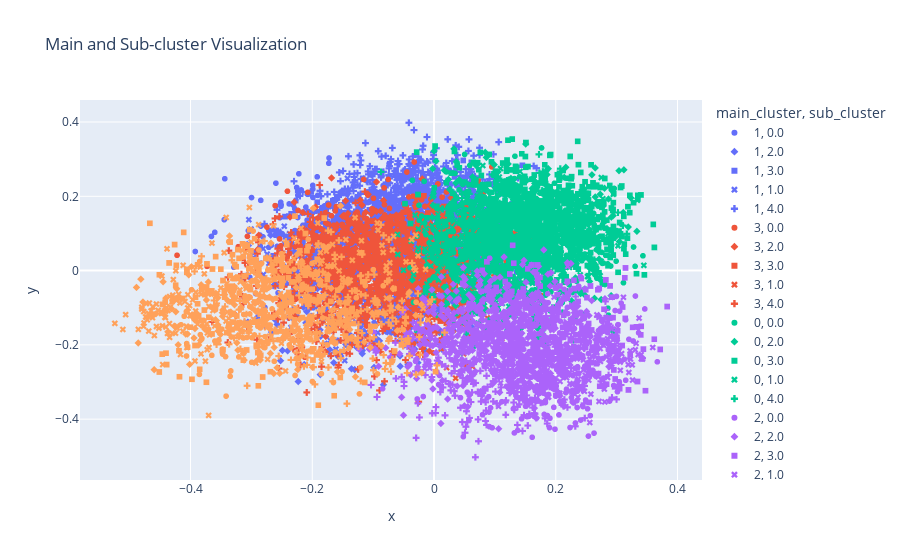

Write notebook code for a chart like this one.
### Code cell
import pandas as pd
import tensorflow_hub as hub
from sentence_transformers import SentenceTransformer
from sklearn.decomposition import PCA
from sklearn.cluster import KMeans
import plotly.express as px
import numpy as np

# Load your scraped data
data = pd.read_json('articles.json')
data["text"] = data["title"] + " " + data["summary"]  # Combining title and summary for embedding

# Load embedding model (choose one: USE or Sentence Transformer)
module_url = "https://tfhub.dev/google/universal-sentence-encoder/4"
model_use = hub.load(module_url)
model_st = SentenceTransformer('all-mpnet-base-v2')  # Sentence Transformer alternative

def embed_text(text_data, model, model_type):
    if model_type == 'use':
        return model(text_data).numpy()
    elif model_type == 'sentence transformer':
        return model.encode(text_data)

# Generate embeddings using Universal Sentence Encoder
embeddings = embed_text(list(data['text']), model_use, 'use')

# Perform clustering
n_main_clusters = 5
kmeans_main = KMeans(n_clusters=n_main_clusters, random_state=42)
data['main_cluster'] = kmeans_main.fit_predict(embeddings)

# Sub-clustering within each main cluster
n_sub_clusters = 5  # Define sub-clusters per main cluster
sub_clusters = []

for main_cluster_id in range(n_main_clusters):
    # Select the articles in the main cluster
    main_cluster_data = embeddings[data['main_cluster'] == main_cluster_id]
    kmeans_sub = KMeans(n_clusters=n_sub_clusters, random_state=42)
    sub_cluster_labels = kmeans_sub.fit_predict(main_cluster_data)
    
    # Assign sub-cluster labels
    data.loc[data['main_cluster'] == main_cluster_id, 'sub_cluster'] = sub_cluster_labels

# Save data with new cluster columns to JSON
data.to_json('articles_with_clusters.json', orient='records')

# Prepare DataFrame for Plotly
pca = PCA(n_components=2)
reduced_embeddings = pca.fit_transform(embeddings)

# Create DataFrame for Plotly
df_plot = pd.DataFrame(reduced_embeddings, columns=['x', 'y'])
df_plot['main_cluster'] = data['main_cluster'].astype(str)  # Convert to string for color mapping
df_plot['sub_cluster'] = data['sub_cluster'].astype(str)  # For marker mapping
df_plot['title'] = data['title']

# Plot using Plotly
fig = px.scatter(df_plot, x='x', y='y', color='main_cluster', symbol='sub_cluster', 
                 hover_data=['title'], title="Main and Sub-cluster Visualization")
fig.show()

### Figure 1 — Plotly figure (JSON) as saved in the notebook; plotly's stock layout.template omitted (floating-point values rounded to 4 significant figures; data arrays with more than 128 entries replaced by an {"elided": "..."} marker saying what was removed)
{"data": [{"customdata": {"elided": "768x1 str values"}, "hovertemplate": "main_cluster=1<br>sub_cluster=0.0<br>x=%{x}<br>y=%{y}<br>title=%{customdata[0]}<extra></extra>", "legendgroup": "1, 0.0", "marker": {"color": "#636efa", "symbol": "circle"}, "mode": "markers", "name": "1, 0.0", "showlegend": true, "type": "scattergl", "x": {"elided": "768 float values"}, "xaxis": "x", "y": {"elided": "768 float values"}, "yaxis": "y"}, {"customdata": {"elided": "539x1 str values"}, "hovertemplate": "main_cluster=1<br>sub_cluster=2.0<br>x=%{x}<br>y=%{y}<br>title=%{customdata[0]}<extra></extra>", "legendgroup": "1, 2.0", "marker": {"color": "#636efa", "symbol": "diamond"}, "mode": "markers", "name": "1, 2.0", "showlegend": true, "type": "scattergl", "x": {"elided": "539 float values"}, "xaxis": "x", "y": {"elided": "539 float values"}, "yaxis": "y"}, {"customdata": {"elided": "456x1 str values"}, "hovertemplate": "main_cluster=1<br>sub_cluster=3.0<br>x=%{x}<br>y=%{y}<br>title=%{customdata[0]}<extra></extra>", "legendgroup": "1, 3.0", "marker": {"color": "#636efa", "symbol": "square"}, "mode": "markers", "name": "1, 3.0", "showlegend": true, "type": "scattergl", "x": {"elided": "456 float values"}, "xaxis": "x", "y": {"elided": "456 float values"}, "yaxis": "y"}, {"customdata": {"elided": "334x1 str values"}, "hovertemplate": "main_cluster=1<br>sub_cluster=1.0<br>x=%{x}<br>y=%{y}<br>title=%{customdata[0]}<extra></extra>", "legendgroup": "1, 1.0", "marker": {"color": "#636efa", "symbol": "x"}, "mode": "markers", "name": "1, 1.0", "showlegend": true, "type": "scattergl", "x": {"elided": "334 float values"}, "xaxis": "x", "y": {"elided": "334 float values"}, "yaxis": "y"}, {"customdata": {"elided": "936x1 str values"}, "hovertemplate": "main_cluster=1<br>sub_cluster=4.0<br>x=%{x}<br>y=%{y}<br>title=%{customdata[0]}<extra></extra>", "legendgroup": "1, 4.0", "marker": {"color": "#636efa", "symbol": "cross"}, "mode": "markers", "name": "1, 4.0", "showlegend": true, "type": "scattergl", "x": {"elided": "936 float values"}, "xaxis": "x", "y": {"elided": "936 float values"}, "yaxis": "y"}, {"customdata": {"elided": "606x1 str values"}, "hovertemplate": "main_cluster=3<br>sub_cluster=0.0<br>x=%{x}<br>y=%{y}<br>title=%{customdata[0]}<extra></extra>", "legendgroup": "3, 0.0", "marker": {"color": "#EF553B", "symbol": "circle"}, "mode": "markers", "name": "3, 0.0", "showlegend": true, "type": "scattergl", "x": {"elided": "606 float values"}, "xaxis": "x", "y": {"elided": "606 float values"}, "yaxis": "y"}, {"customdata": {"elided": "281x1 str values"}, "hovertemplate": "main_cluster=3<br>sub_cluster=2.0<br>x=%{x}<br>y=%{y}<br>title=%{customdata[0]}<extra></extra>", "legendgroup": "3, 2.0", "marker": {"color": "#EF553B", "symbol": "diamond"}, "mode": "markers", "name": "3, 2.0", "showlegend": true, "type": "scattergl", "x": {"elided": "281 float values"}, "xaxis": "x", "y": {"elided": "281 float values"}, "yaxis": "y"}, {"customdata": {"elided": "164x1 str values"}, "hovertemplate": "main_cluster=3<br>sub_cluster=3.0<br>x=%{x}<br>y=%{y}<br>title=%{customdata[0]}<extra></extra>", "legendgroup": "3, 3.0", "marker": {"color": "#EF553B", "symbol": "square"}, "mode": "markers", "name": "3, 3.0", "showlegend": true, "type": "scattergl", "x": {"elided": "164 float values"}, "xaxis": "x", "y": {"elided": "164 float values"}, "yaxis": "y"}, {"customdata": [["Violences sexuelles au sein de l'Eglise : le Vatican pointe la mauvaise gestion et l'inaction des ecclésiastiques belges"], ["Claire Jonard, du Brabant Wallon au Vatican pour le synode : \"Il s’agit de changer les mentalités\""], ["Au terme d’un sommet au Vatican, l’Eglise catholique laisse \"ouverte\" la question de l’ordination des femmes comme diacres"], ["Les signalements de violences sexuelles au sein de l’Église en forte hausse"], ["La Table de Julien : trio de viandes en couscous"], ["Le pape François proclame 14 nouveaux \"saints\" dont les \"11 martyrs de Damas\""], ["Le porte-parole de l’Église catholique belge s’exprime sur les propos du Pape dans Le Grand Cactus"], ["Visite du pape François en Belgique : plus de 500 personnes demandent à être débaptisées à la suite de ses propos"], ["Le président ukrainien Volodymyr Zelensky demande au pape de l’aide pour rapatrier les Ukrainiens emprisonnés en Russie"], ["Alexander De Croo a invité le nonce apostolique à un entretien après les propos \"inacceptables\" du pape"], ["\"Un jour, une carte\" : créer un \"Vatican musulman\" en Albanie, est-ce réaliste ?"], ["Suite aux propos du pape, l’ancien ministre Rudy Demotte appelle les citoyens à se faire débaptiser, une démarche sans impact concret"], ["Le Pape ouvre un nouveau cycle de débats sur l’avenir de l’Église catholique"], ["Le pape François demande pardon pour les péchés au sein de l'Église"], ["Les médecins pratiquant l’avortement, des \"tueurs à gage\" pour le pape : \"Il se place en retrait de la démocratie\""], ["Le Cactus : Jérôme de Warzée imagine la réponse du pape aux récentes polémiques à son sujet"], ["Propos polémiques du pape sur l’avortement : \"Ce serait un personnage comme tout le monde, il pourrait être condamné\""], ["Visite papale : que savait la classe politique de ce qui allait se produire ?"], ["Qualifiés de \"tueurs à gages\" par le pape, les spécialistes de la santé dénoncent une \"ingérence dans nos politiques et nos lois\""], ["L’Église catholique de Belgique \"soutient l’interpellation que le pape lance\" sur l’avortement"], ["Débat : Le roi Baudouin en passe d’être béatifié pour sa position contre l’IVG"], ["Le Cactus : Jérôme de Warzée fait le bilan de la visite papale en Belgique"], ["Françoise Smets, rectrice de l’UCLouvain : \"Il était important que l’on exprime notre désaccord avec les propos du pape\""], ["Propos polémiques du pape : \"La religion, quelle qu’elle soit, n’a pas sa place dans la conduite de l’État\", réagit Georges-Louis Bouchez"], ["Les propos du pape sur l’avortement sont \"injurieux pour des médecins […] qui travaillent dans un cadre légal\", selon Gabriel Ringlet"], ["Le pape laisse derrière lui une impression de malaise"], ["Visite du pape François : immersion avec les services de sécurité"], ["Médecins pratiquant l’avortement qualifiés de \"tueurs à gage\": la conférence de presse choc du pape après sa visite en Belgique"], ["Le pape François en Belgique : François annonce qu’il va initier le processus de béatification du roi Baudouin"], ["Visite papale en Belgique : François \"demande à tous de ne pas couvrir les abus\" lors de la messe au stade Roi Baudouin"], ["Visite du pape : l’UCLouvain le remercie pour sa venue mais \"déplore les positions conservatrices exprimées\" (revoir notre direct)"], ["Le Centre d’action laïque qualifie les propos du pape sur l’avortement de \"provocation\" et interpelle le gouvernement"], ["Entre désillusion et espoir : les ressentis contrastés des victimes d’abus sexuels après leur rencontre avec le Pape"], ["Visite du pape en Belgique : à Koekelberg, le souverain pontife à nouveau interpellé sur les violences sexuelles"], ["On vous conseille 5 livres sur les croyances et les religions"], ["Bain de foule du pape François à Louvain : environ 6.000 personnes présentes, pas d'incidents majeurs, une action étouffée dans l'œuf"], ["\"Les violences sexuelles affaiblissent l’autorité morale de l’Église\", dit le recteur de la KU Leuven face au pape"], ["La royauté belge manque-t-elle de neutralité en invitant le Pape à prononcer un discours devant la nation ?"], ["Une victime d'abus réagit au discours du Pape François"], ["Visite du pape François : à Louvain-la-Neuve, l’Aula Magna se met sur son trente et un"], ["Le pape François en Belgique : une visite qui risque d'éclipser la prestation du sportif le plus renommé du Vatican"], ["Violences sexuelles au sein de l’Église : \"C’est une organisation qui ne connaît pas les lois démocratiques\", met en garde le prêtre Rik Devillé"], ["La revue de presse : le pape en Belgique, \"et alors… ?\""], ["Visite du Pape en Belgique : qu’attendre de son point de vue sur les derniers scandales de l’Eglise ?"], ["Le pape François est arrivé en Belgique, il y restera jusqu’à dimanche"], ["Visite du pape François : l’Eglise paie des centaines de milliers d’euros pour la retransmission de la visite papale"], ["\"La révolution selon François\" : quelles sont les trois grandes réformes du Pape ?"], ["Visite du pape François en Belgique : les mystères discrets d'une sacrée sécurité"], ["Pourquoi le projet de discours du pape à la Nation fait-il polémique ?"], ["Visite du pape François : au Luxembourg, le pape met en garde face aux \"chemins tragiques de la guerre\""], ["Les articles religieux à l’image du Pape François font-ils fureur dans les commerces de Banneux ?"], ["Qui est Anne de Jésus, la religieuse que le Pape va béatifier ?"], ["La revue de presse : le Pape attendu… au tournant"], ["Visite du pape François : le Centre d’action laïque dénonce l’accueil royal réservé au pape"], ["Visite du pape François - Un périmètre de sécurité mis en place à proximité du stade Roi Baudouin dimanche"], ["Visite du pape François en Belgique : l’évêque de Hasselt absent des célébrations par respect pour une victime de l’Église"], ["Visite du pape François en Belgique : les dessous de la couverture TV officielle, sous le regard du Vatican"], ["Birmanie : le pape François prêt à offrir l’asile à Aung San Suu Kyi"], ["Le Cactus : Jérôme de Warzée commente le programme du pape pour sa visite en Belgique"], ["Le Roi, le pape, la liberté"], ["Le pape François en Belgique : parcours et dispositif de sécurité"], ["\"Finalement, je n’irai pas voir le pape\" : Alain Cheval, victime d’abus sexuel, adresse une lettre à François"], ["Visite du pape François : quelle place pour les femmes dans l’Eglise catholique ?"], ["Plusieurs audiences du pape François annulées en raison d’un état grippal, les préparatifs pour sa venue en Belgique \"se poursuivent\""], ["Les médias de la RTBF se mobilisent pour la venue du pape François en Belgique"], ["Il faudra montrer patte blanche pour voir le pape à Louvain-la-Neuve"], ["Les révélations sur l’abbé Pierre secouent la communauté catholique"], ["Un \"terrible pécheur\": le Vatican avait connaissance des accusations contre l’abbé Pierre, révèle le pape"], ["Le pape François rencontrera 15 victimes d'abus sexuels lors de son passage en Belgique"], ["Le Cactus : Gaëtan Delferière aborde la venue prochaine du pape François à Louvain-La-Neuve"], ["Visite du Pape en Belgique : 2500 places supplémentaires pour la messe du dimanche"], ["Le pape François à Louvain-la-Neuve : une rencontre sur la transition et un bain de foule devant 4000 personnes fin septembre"]], "hovertemplate": "main_cluster=3<br>sub_cluster=1.0<br>x=%{x}<br>y=%{y}<br>title=%{customdata[0]}<extra></extra>", "legendgroup": "3, 1.0", "marker": {"color": "#EF553B", "symbol": "x"}, "mode": "markers", "name": "3, 1.0", "showlegend": true, "type": "scattergl", "x": [-0.05531, -0.0185, -0.03718, -0.04946, 0.04556, 0.02594, 0.02549, -0.004559, 0.0259, -0.0156, -0.01373, -0.05564, 0.04935, 0.07363, -0.1885, -0.01317, 0.02012, -0.02124, -0.08158, 0.1294, 0.0007739, 0.04863, 0.01837, -0.03625, 0.03817, -0.0181, 0.007401, 0.05759, 0.05589, 0.004239, 0.03906, -0.08924, -0.05614, -0.03467, -0.01048, -0.05733, -0.09695, 0.02068, 0.04542, 0.03169, 0.08745, 0.008009, -0.001966, 0.07899, 0.01192, -0.06792, -0.008682, -0.0172, 0.001714, 0.02838, -0.03228, 0.04406, 0.009284, 0.03399, -0.02374, -0.04591, 0.1117, -0.09664, 0.03551, 0.02792, 0.05312, 0.0869, 0.0457, -0.09972, 0.06313, 0.04827, -0.02641, 0.03146, 0.004143, 0.09177, 0.02824, 0.05949], "xaxis": "x", "y": [-0.06084, -0.1593, 0.06454, 0.01321, -0.09152, -0.06684, 0.008159, -0.1101, -0.05649, -0.04382, -0.0324, -0.1139, -0.04227, 0.05816, -0.004887, 0.003911, -0.1019, 0.0008278, -0.02675, -0.1162, -0.163, -0.224, -0.09384, 0.03667, 0.07375, -0.1743, -0.08903, -0.1286, -0.1785, -0.006268, -0.1203, -0.1421, 0.02217, -0.08674, -0.1162, -0.09339, -0.08135, -0.2613, -0.02196, -0.2141, -0.1274, -0.08116, -0.09624, -0.09992, -0.2109, -0.04385, -0.1276, -0.1819, 0.005652, -0.1018, -0.1736, -0.02886, -0.1905, -0.06146, -0.1882, -0.1369, -0.1833, -0.03291, -0.2897, -0.1943, -0.2542, -0.1709, -0.1415, -0.1234, -0.258, -0.1444, 0.05848, 0.093, -0.009951, -0.1475, -0.06639, -0.0722], "yaxis": "y"}, {"customdata": {"elided": "677x1 str values"}, "hovertemplate": "main_cluster=3<br>sub_cluster=4.0<br>x=%{x}<br>y=%{y}<br>title=%{customdata[0]}<extra></extra>", "legendgroup": "3, 4.0", "marker": {"color": "#EF553B", "symbol": "cross"}, "mode": "markers", "name": "3, 4.0", "showlegend": true, "type": "scattergl", "x": {"elided": "677 float values"}, "xaxis": "x", "y": {"elided": "677 float values"}, "yaxis": "y"}, {"customdata": {"elided": "838x1 str values"}, "hovertemplate": "main_cluster=0<br>sub_cluster=0.0<br>x=%{x}<br>y=%{y}<br>title=%{customdata[0]}<extra></extra>", "legendgroup": "0, 0.0", "marker": {"color": "#00cc96", "symbol": "circle"}, "mode": "markers", "name": "0, 0.0", "showlegend": true, "type": "scattergl", "x": {"elided": "838 float values"}, "xaxis": "x", "y": {"elided": "838 float values"}, "yaxis": "y"}, {"customdata": {"elided": "365x1 str values"}, "hovertemplate": "main_cluster=0<br>sub_cluster=2.0<br>x=%{x}<br>y=%{y}<br>title=%{customdata[0]}<extra></extra>", "legendgroup": "0, 2.0", "marker": {"color": "#00cc96", "symbol": "diamond"}, "mode": "markers", "name": "0, 2.0", "showlegend": true, "type": "scattergl", "x": {"elided": "365 float values"}, "xaxis": "x", "y": {"elided": "365 float values"}, "yaxis": "y"}, {"customdata": {"elided": "640x1 str values"}, "hovertemplate": "main_cluster=0<br>sub_cluster=3.0<br>x=%{x}<br>y=%{y}<br>title=%{customdata[0]}<extra></extra>", "legendgroup": "0, 3.0", "marker": {"color": "#00cc96", "symbol": "square"}, "mode": "markers", "name": "0, 3.0", "showlegend": true, "type": "scattergl", "x": {"elided": "640 float values"}, "xaxis": "x", "y": {"elided": "640 float values"}, "yaxis": "y"}, {"customdata": {"elided": "483x1 str values"}, "hovertemplate": "main_cluster=0<br>sub_cluster=1.0<br>x=%{x}<br>y=%{y}<br>title=%{customdata[0]}<extra></extra>", "legendgroup": "0, 1.0", "marker": {"color": "#00cc96", "symbol": "x"}, "mode": "markers", "name": "0, 1.0", "showlegend": true, "type": "scattergl", "x": {"elided": "483 float values"}, "xaxis": "x", "y": {"elided": "483 float values"}, "yaxis": "y"}, {"customdata": {"elided": "192x1 str values"}, "hovertemplate": "main_cluster=0<br>sub_cluster=4.0<br>x=%{x}<br>y=%{y}<br>title=%{customdata[0]}<extra></extra>", "legendgroup": "0, 4.0", "marker": {"color": "#00cc96", "symbol": "cross"}, "mode": "markers", "name": "0, 4.0", "showlegend": true, "type": "scattergl", "x": {"elided": "192 float values"}, "xaxis": "x", "y": {"elided": "192 float values"}, "yaxis": "y"}, {"customdata": {"elided": "402x1 str values"}, "hovertemplate": "main_cluster=2<br>sub_cluster=0.0<br>x=%{x}<br>y=%{y}<br>title=%{customdata[0]}<extra></extra>", "legendgroup": "2, 0.0", "marker": {"color": "#ab63fa", "symbol": "circle"}, "mode": "markers", "name": "2, 0.0", "showlegend": true, "type": "scattergl", "x": {"elided": "402 float values"}, "xaxis": "x", "y": {"elided": "402 float values"}, "yaxis": "y"}, {"customdata": {"elided": "497x1 str values"}, "hovertemplate": "main_cluster=2<br>sub_cluster=2.0<br>x=%{x}<br>y=%{y}<br>title=%{customdata[0]}<extra></extra>", "legendgroup": "2, 2.0", "marker": {"color": "#ab63fa", "symbol": "diamond"}, "mode": "markers", "name": "2, 2.0", "showlegend": true, "type": "scattergl", "x": {"elided": "497 float values"}, "xaxis": "x", "y": {"elided": "497 float values"}, "yaxis": "y"}, {"customdata": {"elided": "204x1 str values"}, "hovertemplate": "main_cluster=2<br>sub_cluster=3.0<br>x=%{x}<br>y=%{y}<br>title=%{customdata[0]}<extra></extra>", "legendgroup": "2, 3.0", "marker": {"color": "#ab63fa", "symbol": "square"}, "mode": "markers", "name": "2, 3.0", "showlegend": true, "type": "scattergl", "x": {"elided": "204 float values"}, "xaxis": "x", "y": {"elided": "204 float values"}, "yaxis": "y"}, {"customdata": {"elided": "201x1 str values"}, "hovertemplate": "main_cluster=2<br>sub_cluster=1.0<br>x=%{x}<br>y=%{y}<br>title=%{customdata[0]}<extra></extra>", "legendgroup": "2, 1.0", "marker": {"color": "#ab63fa", "symbol": "x"}, "mode": "markers", "name": "2, 1.0", "showlegend": true, "type": "scattergl", "x": {"elided": "201 float values"}, "xaxis": "x", "y": {"elided": "201 float values"}, "yaxis": "y"}, {"customdata": {"elided": "337x1 str values"}, "hovertemplate": "main_cluster=2<br>sub_cluster=4.0<br>x=%{x}<br>y=%{y}<br>title=%{customdata[0]}<extra></extra>", "legendgroup": "2, 4.0", "marker": {"color": "#ab63fa", "symbol": "cross"}, "mode": "markers", "name": "2, 4.0", "showlegend": true, "type": "scattergl", "x": {"elided": "337 float values"}, "xaxis": "x", "y": {"elided": "337 float values"}, "yaxis": "y"}, {"customdata": {"elided": "157x1 str values"}, "hovertemplate": "main_cluster=4<br>sub_cluster=0.0<br>x=%{x}<br>y=%{y}<br>title=%{customdata[0]}<extra></extra>", "legendgroup": "4, 0.0", "marker": {"color": "#FFA15A", "symbol": "circle"}, "mode": "markers", "name": "4, 0.0", "showlegend": true, "type": "scattergl", "x": {"elided": "157 float values"}, "xaxis": "x", "y": {"elided": "157 float values"}, "yaxis": "y"}, {"customdata": {"elided": "175x1 str values"}, "hovertemplate": "main_cluster=4<br>sub_cluster=2.0<br>x=%{x}<br>y=%{y}<br>title=%{customdata[0]}<extra></extra>", "legendgroup": "4, 2.0", "marker": {"color": "#FFA15A", "symbol": "diamond"}, "mode": "markers", "name": "4, 2.0", "showlegend": true, "type": "scattergl", "x": {"elided": "175 float values"}, "xaxis": "x", "y": {"elided": "175 float values"}, "yaxis": "y"}, {"customdata": {"elided": "199x1 str values"}, "hovertemplate": "main_cluster=4<br>sub_cluster=3.0<br>x=%{x}<br>y=%{y}<br>title=%{customdata[0]}<extra></extra>", "legendgroup": "4, 3.0", "marker": {"color": "#FFA15A", "symbol": "square"}, "mode": "markers", "name": "4, 3.0", "showlegend": true, "type": "scattergl", "x": {"elided": "199 float values"}, "xaxis": "x", "y": {"elided": "199 float values"}, "yaxis": "y"}, {"customdata": {"elided": "219x1 str values"}, "hovertemplate": "main_cluster=4<br>sub_cluster=1.0<br>x=%{x}<br>y=%{y}<br>title=%{customdata[0]}<extra></extra>", "legendgroup": "4, 1.0", "marker": {"color": "#FFA15A", "symbol": "x"}, "mode": "markers", "name": "4, 1.0", "showlegend": true, "type": "scattergl", "x": {"elided": "219 float values"}, "xaxis": "x", "y": {"elided": "219 float values"}, "yaxis": "y"}, {"customdata": {"elided": "258x1 str values"}, "hovertemplate": "main_cluster=4<br>sub_cluster=4.0<br>x=%{x}<br>y=%{y}<br>title=%{customdata[0]}<extra></extra>", "legendgroup": "4, 4.0", "marker": {"color": "#FFA15A", "symbol": "cross"}, "mode": "markers", "name": "4, 4.0", "showlegend": true, "type": "scattergl", "x": {"elided": "258 float values"}, "xaxis": "x", "y": {"elided": "258 float values"}, "yaxis": "y"}], "layout": {"legend": {"title": {"text": "main_cluster, sub_cluster"}, "tracegroupgap": 0}, "title": {"text": "Main and Sub-cluster Visualization"}, "xaxis": {"anchor": "y", "domain": [0, 1], "title": {"text": "x"}}, "yaxis": {"anchor": "x", "domain": [0, 1], "title": {"text": "y"}}}}
